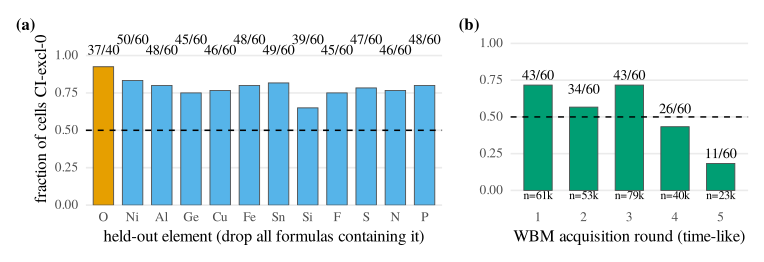

Reproduce this figure in R.
#!/usr/bin/env Rscript
# ==========================================================================
# F3_robustness_panel.R -- paper Fig. 3: fraction of (model x stratum-pair)
# cells whose 95% CI excludes zero, per robustness split.
# Left: leave-one-element-out (12 splits). Right: WBM acquisition round (5).
# Cell counts annotated; dashed line = majority threshold (0.5).
#
# REGENERATE-ONLY-FROM-JSON RULE: reads EXCLUSIVELY the frozen result JSON
# below; never hardcode arrays, never hand-edit the JSON.
#
# Input : ../research/results/MT29/mt29_stage2_robustness_result.json
#         (gate1_loeo[elem]$n_excl0/$n_cells, gate2_rounds[r]$n_excl0/...)
# Output: figures/F3_robustness_panel.pdf and .png
# ==========================================================================

suppressPackageStartupMessages({
  library(jsonlite)
  library(ggplot2)
  library(patchwork)
})

# Serif family (JCIM/ACS Times-like), set at theme + device + geom defaults so
# every embedded glyph stays in one serif family with no sans/CJK fallback
# fonts. Panel identity is carried by (a)/(b) tags (this is a two-panel
# composite, plain weight per the no-decorative-bold typography rule); the
# per-split success counts live in the caption, not in-plot.
ff <- "TeX Gyre Termes"
update_geom_defaults("text", list(family = ff))
update_geom_defaults("label", list(family = ff))

input_json <- "../../research/results/MT29/mt29_stage2_robustness_result.json"
out_stem <- "F3_robustness_panel"

if (!file.exists(input_json)) {
  stop(sprintf(
    "Result JSON not found: %s\nFigures regenerate ONLY from on-disk result JSONs; run the analysis first.",
    input_json
  ))
}

res <- fromJSON(input_json)

# ---- left: LOEO -----------------------------------------------------------
loeo <- res$gate1_loeo
loeo_df <- do.call(rbind, lapply(names(loeo), function(e) {
  data.frame(
    element = e,
    n_excl0 = loeo[[e]]$n_excl0,
    n_cells = loeo[[e]]$n_cells,
    n_rows = loeo[[e]]$n_rows
  )
}))
loeo_df$frac <- loeo_df$n_excl0 / loeo_df$n_cells
loeo_df$element <- factor(loeo_df$element, levels = names(loeo))
loeo_df$is_O <- loeo_df$element == "O"

n_pass_loeo <- sum(loeo_df$frac > 0.5)

# Label-clearance rule: a label placed just above its bar can visually collide
# with the dashed 0.5 threshold line whenever the bar top sits close to 0.5
# (from either side). Widen the label's offset from the bar in that case so
# it never sits on the line, instead of a fixed vjust that assumes the bar is
# always well clear of 0.5. Purely a layout rule -- computed from frac, no
# hardcoded per-category values.
# Fixed two-row label ladder above all bars: 12 dense bars with larger type make
# bar-relative label heights collide (tall O bar reaches the staggered row), so
# labels sit at two fixed heights above the tallest bar instead.
loeo_df$label_y <- ifelse(seq_len(nrow(loeo_df)) %% 2 == 0, 1.075, 1.005)

p_left <- ggplot(loeo_df, aes(x = element, y = frac, fill = is_O)) +
  geom_col(width = 0.7, colour = "grey30", linewidth = 0.3) +
  geom_hline(yintercept = 0.5, linetype = "dashed", colour = "black", linewidth = 0.5) +
  geom_text(aes(y = label_y, label = sprintf("%d/%d", n_excl0, n_cells)),
            vjust = 0, size = 3.6, colour = "black") +
  scale_fill_manual(values = c(`FALSE` = "#56B4E9", `TRUE` = "#E69F00"), guide = "none") +
  scale_y_continuous(limits = c(0, 1.13), breaks = c(0, 0.25, 0.5, 0.75, 1.0), expand = expansion(mult = c(0, 0.02))) +
  labs(
    x = "held-out element (drop all formulas containing it)",
    y = "fraction of cells CI-excl-0"
  ) +
  theme_minimal(base_size = 12, base_family = ff) +
  theme(
    panel.grid.minor = element_blank(), panel.grid.major.x = element_blank()
  )

# ---- right: WBM rounds ------------------------------------------------------
rnds <- res$gate2_rounds
rnd_df <- do.call(rbind, lapply(names(rnds), function(r) {
  data.frame(
    round = r,
    n_excl0 = rnds[[r]]$n_excl0,
    n_cells = rnds[[r]]$n_cells,
    n_rows = rnds[[r]]$n_rows
  )
}))
rnd_df$frac <- rnd_df$n_excl0 / rnd_df$n_cells
rnd_df$round <- factor(rnd_df$round, levels = sort(names(rnds)))

n_pass_rnd <- sum(rnd_df$frac > 0.5)

# Same label-clearance rule as the left panel (see above): widen the offset
# from the bar top whenever it sits close to the 0.5 dashed line, so the
# count label never overlaps the line.
rnd_df$label_y <- rnd_df$frac + ifelse(abs(rnd_df$frac - 0.5) < 0.08, 0.09, 0.035)

p_right <- ggplot(rnd_df, aes(x = round, y = frac)) +
  geom_col(width = 0.62, fill = "#009E73", colour = "grey30", linewidth = 0.3) +
  geom_hline(yintercept = 0.5, linetype = "dashed", colour = "black", linewidth = 0.5) +
  geom_text(aes(y = label_y, label = sprintf("%d/%d", n_excl0, n_cells)),
            vjust = 0, size = 3.6, colour = "black") +
  geom_text(aes(y = -0.04, label = sprintf("n=%dk", round(n_rows / 1000))),
            vjust = 0.5, size = 3.0, colour = "black") +
  scale_y_continuous(limits = c(-0.10, 1.05), expand = expansion(mult = c(0, 0.02))) +
  labs(
    x = "WBM acquisition round (time-like)",
    y = NULL
  ) +
  theme_minimal(base_size = 12, base_family = ff) +
  theme(
    panel.grid.minor = element_blank(), panel.grid.major.x = element_blank()
  )

p <- (p_left + p_right + plot_layout(widths = c(3, 2))) +
  plot_annotation(tag_levels = "a", tag_prefix = "(", tag_suffix = ")") &
  theme(plot.tag = element_text(size = 12, face = "bold", family = ff))

# Canvas sized so the included width (\textwidth, ~6.5in) scales base_size=10
# to ~8.5pt effective (typography audit 2026-07-16: the previous 10.5x3.6in
# canvas rendered at ~6.2pt effective).
ggsave(paste0(out_stem, ".pdf"), p, width = 7.65, height = 2.62, device = cairo_pdf, family = ff)
ggsave(paste0(out_stem, ".png"), p, width = 7.65, height = 2.62, dpi = 300,
       device = ragg::agg_png)

cat(sprintf("Wrote %s.pdf and %s.png from %s\n", out_stem, out_stem, input_json))
